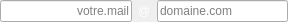
<?xml version="1.0" encoding="UTF-8"?>
<ui version="4.0">
 <class>mail</class>
 <widget class="QWidget" name="mail">
  <property name="geometry">
   <rect>
    <x>0</x>
    <y>0</y>
    <width>288</width>
    <height>20</height>
   </rect>
  </property>
  <property name="sizePolicy">
   <sizepolicy hsizetype="Minimum" vsizetype="Minimum">
    <horstretch>0</horstretch>
    <verstretch>0</verstretch>
   </sizepolicy>
  </property>
  <property name="maximumSize">
   <size>
    <width>16777215</width>
    <height>20</height>
   </size>
  </property>
  <property name="windowTitle">
   <string>Form</string>
  </property>
  <layout class="QHBoxLayout" name="horizontalLayout">
   <property name="leftMargin">
    <number>0</number>
   </property>
   <property name="topMargin">
    <number>0</number>
   </property>
   <property name="rightMargin">
    <number>0</number>
   </property>
   <property name="bottomMargin">
    <number>0</number>
   </property>
   <item>
    <widget class="QLineEdit" name="nom">
     <property name="alignment">
      <set>Qt::AlignRight|Qt::AlignTrailing|Qt::AlignVCenter</set>
     </property>
     <property name="placeholderText">
      <string>votre.mail</string>
     </property>
    </widget>
   </item>
   <item>
    <widget class="QLabel" name="label">
     <property name="styleSheet">
      <string notr="true">background-color: rgb(0, 0, 0, 0);
color:white;</string>
     </property>
     <property name="text">
      <string>@</string>
     </property>
    </widget>
   </item>
   <item>
    <widget class="QLineEdit" name="domaine">
     <property name="placeholderText">
      <string>domaine.com</string>
     </property>
    </widget>
   </item>
  </layout>
 </widget>
 <resources/>
 <connections/>
</ui>
